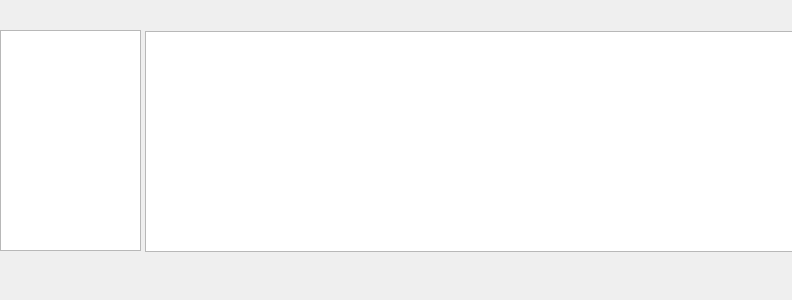
<?xml version="1.0" encoding="UTF-8"?>
<ui version="4.0">
 <class>Dialog</class>
 <widget class="QDialog" name="Dialog">
  <property name="geometry">
   <rect>
    <x>0</x>
    <y>0</y>
    <width>792</width>
    <height>300</height>
   </rect>
  </property>
  <property name="windowTitle">
   <string>Dialog</string>
  </property>
  <widget class="QListView" name="listView">
   <property name="geometry">
    <rect>
     <x>145</x>
     <y>31</y>
     <width>651</width>
     <height>221</height>
    </rect>
   </property>
  </widget>
  <widget class="QListView" name="listView_2">
   <property name="geometry">
    <rect>
     <x>0</x>
     <y>30</y>
     <width>141</width>
     <height>221</height>
    </rect>
   </property>
  </widget>
 </widget>
 <resources/>
 <connections/>
</ui>
